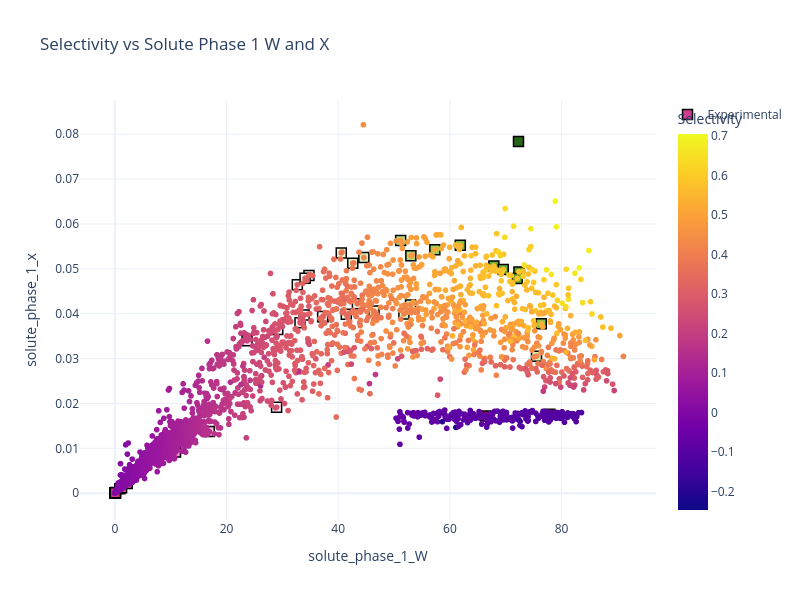

The code cell stored with this chart in its notebook:
### Code cell
import plotly.express as px
import plotly.graph_objects as go
print(liqex_data)

#basic amine filter
amine_list = ["amin", "amid", "ine"]
liqex_data = liqex_data[~liqex_data["COSMO_name"].str.contains('|'.join(amine_list), case=False, na=False)]
print(liqex_data)

print(exp_liqex_data)

x = "solute_phase_1_W"
y = "solute_phase_1_x"
z = "Selectivity"


fig = px.scatter(
    liqex_data,
    x=x,
    y=y,
    color=z,
    title="Selectivity vs Solute Phase 1 W and X", 
    hover_data=["COSMO_name", "solute_phase_1_W", "solute_phase_1_x", "carrier_phase_1_W"],
)


fig.add_trace(
    go.Scatter(
        x=exp_liqex_data[x],
        y=exp_liqex_data[y],
        mode="markers",
        marker=dict(
            symbol="square",
            size=10,
            color=exp_liqex_data[z],  # fill colour
            line=dict(color="black", width=1.5),   # black outline
        ),
        text=exp_liqex_data["COSMO_name"],
        hovertemplate=(
            "COSMO_name: %{text}<br>" +
            f"{x}: %{{x}}<br>" +
            f"{y}: %{{y}}<br>" +
            "Selectivity: %{marker.color}<extra></extra>"
        ),
        name="Experimental"
    )
)


fig.update_layout(
    coloraxis_colorbar=dict(title="Selectivity"),
    width=800,
    height=600,
    template="plotly_white",
)
fig.show()

### Figure 1 — Plotly figure (JSON) as saved in the notebook; plotly's stock layout.template omitted (floating-point values rounded to 4 significant figures; data arrays with more than 128 entries replaced by an {"elided": "..."} marker saying what was removed)
{"data": [{"customdata": {"elided": "4099x2 mixed values"}, "hovertemplate": "solute_phase_1_W=%{x}<br>solute_phase_1_x=%{y}<br>COSMO_name=%{customdata[0]}<br>carrier_phase_1_W=%{customdata[1]}<br>Selectivity=%{marker.color}<extra></extra>", "legendgroup": "", "marker": {"color": {"elided": "4099 float values"}, "coloraxis": "coloraxis", "symbol": "circle"}, "mode": "markers", "name": "", "showlegend": false, "type": "scattergl", "x": {"elided": "4099 float values"}, "xaxis": "x", "y": {"elided": "4099 float values"}, "yaxis": "y"}, {"hovertemplate": "COSMO_name: %{text}<br>solute_phase_1_W: %{x}<br>solute_phase_1_x: %{y}<br>Selectivity: %{marker.color}<extra></extra>", "marker": {"color": [0.007041, 0.09967, 0.4191, 0.3433, 0.4096, 0.2801, 0.3664, 0.5477, 0.4297, 0.5918, 0.3793, 0.2919, 0.4696, 0.3201, 0.5149, 0.3881, 0.576, 0.3264, 0.2539, 0.4132, 0.3198, 0.4815, 0.5766, 0.3072, 0.3957, 0.2074, 0.32, 0.01932, -0.1064, 0.0008793, 0.2691, 0.1535, 0.0005517, 0.0001923, 0.5353, 0.0003977, 0.5892, 0.0002314, 0.0003378, 0.0002533, 0.0002082, 0.0002935, 0.0004891, -0.09061, 0.009187, 0.7146], "line": {"color": "black", "width": 1.5}, "size": 10, "symbol": "square"}, "mode": "markers", "name": "Experimental", "text": ["1,1,1-trichloroethane", "1,2-dichloroethane", "1-butanol", "1-heptanol", "1-hexanol", "1-octanol", "2-heptanol", "2-heptanone", "2-hexanol", "2-hexanone", "2-nonanone", "2-octanol", "2-octanone", "3-heptanol", "3-heptanone", "3-hexanol", "3-hexanone", "3-nonanone", "3-octanol", "3-octanone", "4-heptanol", "4-heptanone", "4-methyl-2-pentanone", "4-nonanone", "4-octanone", "5-nonanol", "5-nonanone", "benzene", "butanone", "ccl4", "ch2cl2", "chcl3", "cyclohexane", "dodecane", "ethylacetate", "hexane", "methyl-t-butylether", "n-decane", "n-heptane", "n-nonane", "n-undecane", "octane", "pentane", "thf", "trichloroethene", "triethylamine"], "type": "scatter", "x": [0.8883, 10.87, 75.51, 41.44, 51.77, 33.16, 43.44, 61.86, 52.95, 72.36, 40.55, 33.9, 51.18, 37.3, 57.3, 46.4, 67.88, 34.76, 29.17, 44.59, 37.22, 53.01, 69.56, 32.68, 42.61, 23.68, 34.06, 2.217, 77.88, 0.1581, 28.97, 16.91, 0.09757, 0.03955, 76.36, 0.0732, 72.07, 0.04655, 0.06406, 0.05036, 0.04246, 0.05699, 0.08653, 66.35, 1.21, 72.28], "y": [0.0009747, 0.009194, 0.03054, 0.03987, 0.03995, 0.03801, 0.0422, 0.05525, 0.04197, 0.04931, 0.05355, 0.03971, 0.05633, 0.03934, 0.05426, 0.04059, 0.05062, 0.04852, 0.03648, 0.05251, 0.03939, 0.0529, 0.04984, 0.04646, 0.05127, 0.03398, 0.04787, 0.002182, 0.01757, 0.0001737, 0.01915, 0.01372, 0.0001182, 0.0001006, 0.03778, 0.0001063, 0.04785, 0.0001015, 0.0001046, 0.0001008, 0.0001004, 0.0001034, 0.0001102, 0.01719, 0.001242, 0.0784]}], "layout": {"coloraxis": {"colorbar": {"title": {"text": "Selectivity"}}, "colorscale": [[0, "#0d0887"], [0.1111, "#46039f"], [0.2222, "#7201a8"], [0.3333, "#9c179e"], [0.4444, "#bd3786"], [0.5556, "#d8576b"], [0.6667, "#ed7953"], [0.7778, "#fb9f3a"], [0.8889, "#fdca26"], [1, "#f0f921"]]}, "height": 600, "legend": {"tracegroupgap": 0}, "title": {"text": "Selectivity vs Solute Phase 1 W and X"}, "width": 800, "xaxis": {"anchor": "y", "domain": [0, 1], "title": {"text": "solute_phase_1_W"}}, "yaxis": {"anchor": "x", "domain": [0, 1], "title": {"text": "solute_phase_1_x"}}}}
